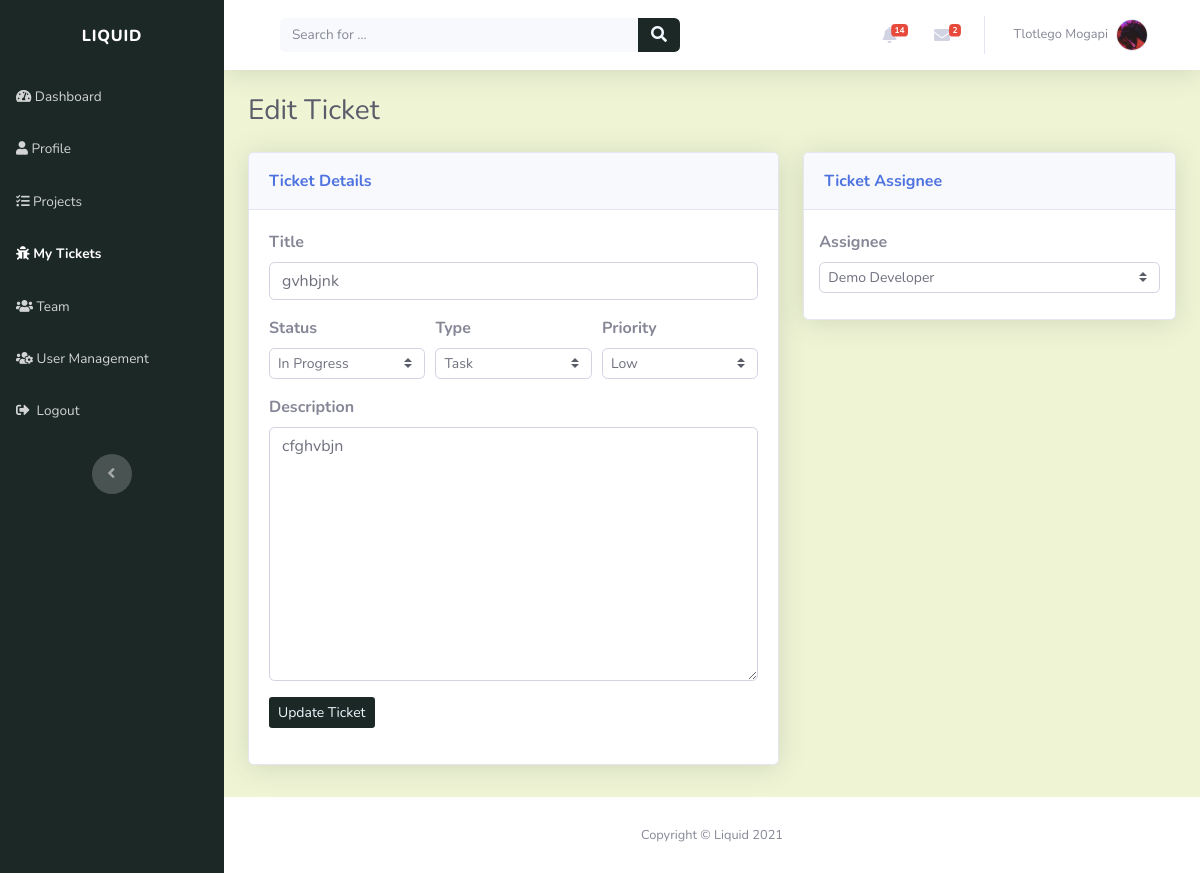
The app's page /tickets/edit/gvhbjnk-5fuubjwz/ (signed in) with its own data.
### account/models.py (models this page shows, shortened)
class Profile(models.Model):
    user = models.OneToOneField(settings.AUTH_USER_MODEL, on_delete=models.CASCADE, unique=True)
    profile_picture = models.ImageField(default='profile_images/default.jpg', upload_to='profile_images', blank=True)
    website = models.URLField(blank=True)
    first_name = models.CharField(max_length=30, blank=True)
    last_name = models.CharField(max_length=30, blank=True)
    address = models.CharField(max_length=50, blank=True)
    city = models.CharField(max_length=50, blank=True)
    country = models.CharField(max_length=50, blank=True)
    slug = models.SlugField(unique=True, blank=True)

### tickets/models.py (models this page shows, shortened)
class Ticket(models.Model):
    TICKET_PRIORITY = (
        ('LOW', 'Low'),
        ('MEDIUM', 'Medium'),
        ('HIGH', 'High'),
    )
    TICKET_STATUS = (
        ('NEW', 'New'),
        ('IN_PROGRESS', 'In Progress'),
        ('RESOLVED', 'Resolved'),
    )
    TICKET_TYPE = (
        ('TASK', 'Task'),
        ('BUG', 'Bug'),
        ('CHANGE', 'Change'),
        ('FEATURE', 'Feature request')
    )
    title = models.CharField(max_length=50)
    description = models.CharField(max_length=200)
    created_by = models.ForeignKey(Profile, on_delete=models.CASCADE)
    project = models.ForeignKey(Project, related_name="tickets", on_delete=models.CASCADE)
    created_on = models.DateTimeField(verbose_name="created_on", auto_now_add=True)
    updated = models.DateTimeField(verbose_name="date updated", auto_now=True)
    priority = models.CharField(max_length=12, choices=TICKET_PRIORITY, default='LOW')
    status = models.CharField(max_length=12, choices=TICKET_STATUS, default='NEW')
    class_type = models.CharField(max_length=12, choices=TICKET_TYPE, default='TASK')
    slug = models.SlugField(unique=True, blank=True)

### tickets/views.py (the view)
# urls.py: path('edit/<slug:slug>/', views.edit_ticket_view, name="edit_ticket"),
@login_required(login_url='login_page')
def edit_ticket_view(request, slug):
    context = {}
    ticket = get_object_or_404(Ticket, slug=slug)
    ticket_assignee = get_object_or_404(TicketAssignee, ticket=ticket)
    if request.method == "POST":
        form = TicketForm(request.POST)
        if form.is_valid():
            title = form.cleaned_data["title"]
            status = form.cleaned_data['status']
            class_type = form.cleaned_data['class_type']
            priority = form.cleaned_data['priority']
            description = form.cleaned_data["description"]
            ticket.title = title
            ticket.description = description
            ticket.status = status
            ticket.class_type = class_type
            ticket.priority = priority
            ticket.save()
            assignee_id = form.cleaned_data["assignee"]
            assigned_user = get_object_or_404(Profile, id=assignee_id)
            ticket_assignee = get_object_or_404(TicketAssignee, ticket=ticket)
            if not ticket_assignee:
                new_ticket_assignee = TicketAssignee.objects.create(user=assigned_user, ticket=ticket)
            else:
                ticket_assignee.user = assigned_user
                ticket_assignee.save()
            return redirect('tickets_page')
    else:
        user = request.user
        user_profile = get_object_or_404(Profile, user=user)
        user_project_role = ProjectRole.objects.filter(project=ticket.project).filter(user=user_profile).first()
        context['user_project_role'] = user_project_role
        context['ticket'] = ticket
        context['form'] = TicketForm(initial={'title': ticket.title, 'description': ticket.description,
                                              'status': ticket.status, 'class_type': ticket.class_type, 'priority': ticket.priority, 'assignee': ticket_assignee.user.id})
    return render(request, "tickets/edit_ticket.html", context)

### tickets/forms.py
class TicketForm(forms.Form):
    title = forms.CharField(max_length=50, widget=forms.TextInput(attrs={'class': 'form-control', 'name': "name", 'required': ""}))
    description = forms.CharField(max_length=200, widget=forms.Textarea(attrs={'class': 'form-control', 'name': "description", 'required': ""}))
    status = forms.ChoiceField(choices=Ticket.TICKET_STATUS, widget=forms.Select(attrs={'class': select_styling}), label_suffix="")
    priority = forms.ChoiceField(choices=Ticket.TICKET_PRIORITY, widget=forms.Select(attrs={'class': select_styling, }), label_suffix="")
    class_type = forms.ChoiceField(choices=Ticket.TICKET_TYPE, widget=forms.Select(attrs={'class': select_styling}), label_suffix="")
    assignee = forms.ChoiceField(choices=((str(p.id), p.first_name + " " + p.last_name)
                                          for p in Profile.objects.all().order_by('first_name')), widget=forms.Select(attrs={'class': select_styling}))

### index/custom_processors.py (called while the page is built)
def profile_processor(request):
    if request.user.is_authenticated:
        user = request.user
        user_profile = get_object_or_404(Profile, user=user)
        user_messages = DirectMessage.objects.filter(receiver=user_profile).filter(status='UNREAD').order_by('-created_on')[:5]
        user_alerts = Alert.objects.filter(user=user_profile).filter(status='UNREAD').order_by('-created_on')[:5]
        return {'profile': user_profile, 'direct_messages': user_messages, 'alerts': user_alerts}
    else:
        return{}

### tickets/templates/tickets/edit_ticket.html (shortened to what this page needs)
{% extends "index/header.html" %}
{% block content %}
<h3 class="text-dark mb-4">Edit Ticket</h3>
<form method="POST" action="{% url 'edit_ticket' ticket.slug %}">
	<div class="row mb-3">
		<div class="col-lg-7">
			<div class="row">
				<div class="col">
					<div class="card shadow mb-3">
						<div class="card-header py-3">
							<p class="text-primary m-0 font-weight-bold" style="color: rgb(28, 40, 38)">
								Ticket Details
							</p>
						</div>
						<div class="card-body">
							<div class="form-row">
								<div class="col">
									<div class="form-group">
										<label for="username"><strong>Title</strong></label
										>{{ form.title }}
									</div>
								</div>
							</div>
							<div class="form-row">
								<div class="col">
									<div class="form-group">
										<label for="first_name"><strong>Status</strong></label
										>
										{{form.status}}
									</div>
								</div>
								<div class="col">
									<div class="form-group">
										<label for="first_name"><strong>Type</strong></label
										>
										{{form.class_type}}
									</div>
								</div>
								<div class="col">
									<div class="form-group">
										<label for="first_name"><strong>Priority</strong></label
										>
										{{form.priority}}
									</div>
								</div>
							</div>
							<div class="form-row">
								<div class="col">
									<div class="form-group">
										<label for="first_name"><strong>Description</strong></label
										>{{ form.description }}
									</div>
								</div>
							</div>
							<div class="form-group">
								<button
									class="btn btn-sm"
									type="submit"
									style="background: rgb(28, 40, 38); color: aliceblue;"
								>
									Update&nbsp;Ticket
								</button>
							</div>
						</div>
					</div>
				</div>
			</div>
		</div>
		<div class="col-lg-5">
			<div class="row">
				<div class="col">
					<div class="card shadow mb-3">
						<div class="card-header py-3">
							<p class="text-primary m-0 font-weight-bold" style="color: rgb(28, 40, 38)">
								Ticket Assignee
							</p>
						</div>
						<div class="form-row" style="margin: 10px; margin-top: 20px;">
							<div class="col">
								<div class="form-group">
									<label for="first_name"><strong>Assignee</strong></label>
									{{form.assignee}}
								</div>
							</div>
						</div>
					</div>
				</div>
			</div>
		</div>
	</div>
</form>
{% endblock %}

### index/templates/index/snippets/navbar.html (shortened to what this page needs)
<nav
	class="navbar navbar-light navbar-expand bg-white shadow mb-4 topbar static-top"
	style="background: rgb(238, 244, 212)"
>
	<div class="container-fluid">
		<div class="container-fluid">
			<form
				method="GET"
				action="{% url 'index_page' %}"
				target="_self"
				class="form-inline d-none d-sm-inline-block mr-auto ml-md-3 my-2 my-md-0 mw-100 navbar-search"
			>
				<div class="input-group">
					<input
						class="bg-light form-control border-0 small"
						type="search"
						placeholder="Search for ..."
						value="{{query}}"
						name="q"
						required
					/>
					<div class="input-group-append">
						<button class="btn py-0" type="submit" style="background: rgb(28, 40, 38); color: aliceblue;">
							<em class="fas fa-search"></em>
						</button>
					</div>
				</div>
			</form>
			<ul class="nav navbar-nav flex-nowrap ml-auto">
				<li class="nav-item dropdown no-arrow mx-1">
					<div class="nav-item dropdown no-arrow">
						<a class="dropdown-toggle nav-link" data-toggle="dropdown" aria-expanded="false" href="#"
							>{% if alerts %}<span class="badge badge-danger badge-counter"
								>{{profile.alert_set.all.count}}</span
							>
							{%endif%}<em class="fas fa-bell fa-fw"></em
						></a>
					</div>
				</li>
				<li class="nav-item dropdown no-arrow mx-1">
					<div class="nav-item dropdown no-arrow">
						<a class="dropdown-toggle nav-link" data-toggle="dropdown" aria-expanded="false" href="#"
							><em class="fas fa-envelope fa-fw"></em>{% if direct_messages %}<span
								class="badge badge-danger badge-counter"
								>{{profile.direct_messages.all.count}}</span
							>{%endif%}</a
						>
					</div>
				</li>
				<li class="nav-item dropdown no-arrow">
					<div class="nav-item dropdown no-arrow">
						<a class="dropdown-toggle nav-link" data-toggle="dropdown" aria-expanded="false" href="#"
							><span class="d-none d-lg-inline mr-2 text-gray-600 small">
								{% if profile.first_name and profile.last_name %} {{profile.first_name}}
								{{profile.last_name}} {% else %} {{user}} {%endif%}
							</span>
							<img
								class="border rounded-circle img-profile"
								src="{{profile.profile_picture.url}}"
								alt="user image"
							/>
						</a>
					</div>
				</li>
			</ul>
		</div>
	</div>
</nav>

### records on screen
Profile: alert_set.all.count "14", direct_messages.all.count "2", first_name "Tlotlego", last_name "Mogapi", profile_picture (picture)
Ticket: title "gvhbjnk", status "In Progress", class_type "Task", priority "Low", description "cfghvbjn"
